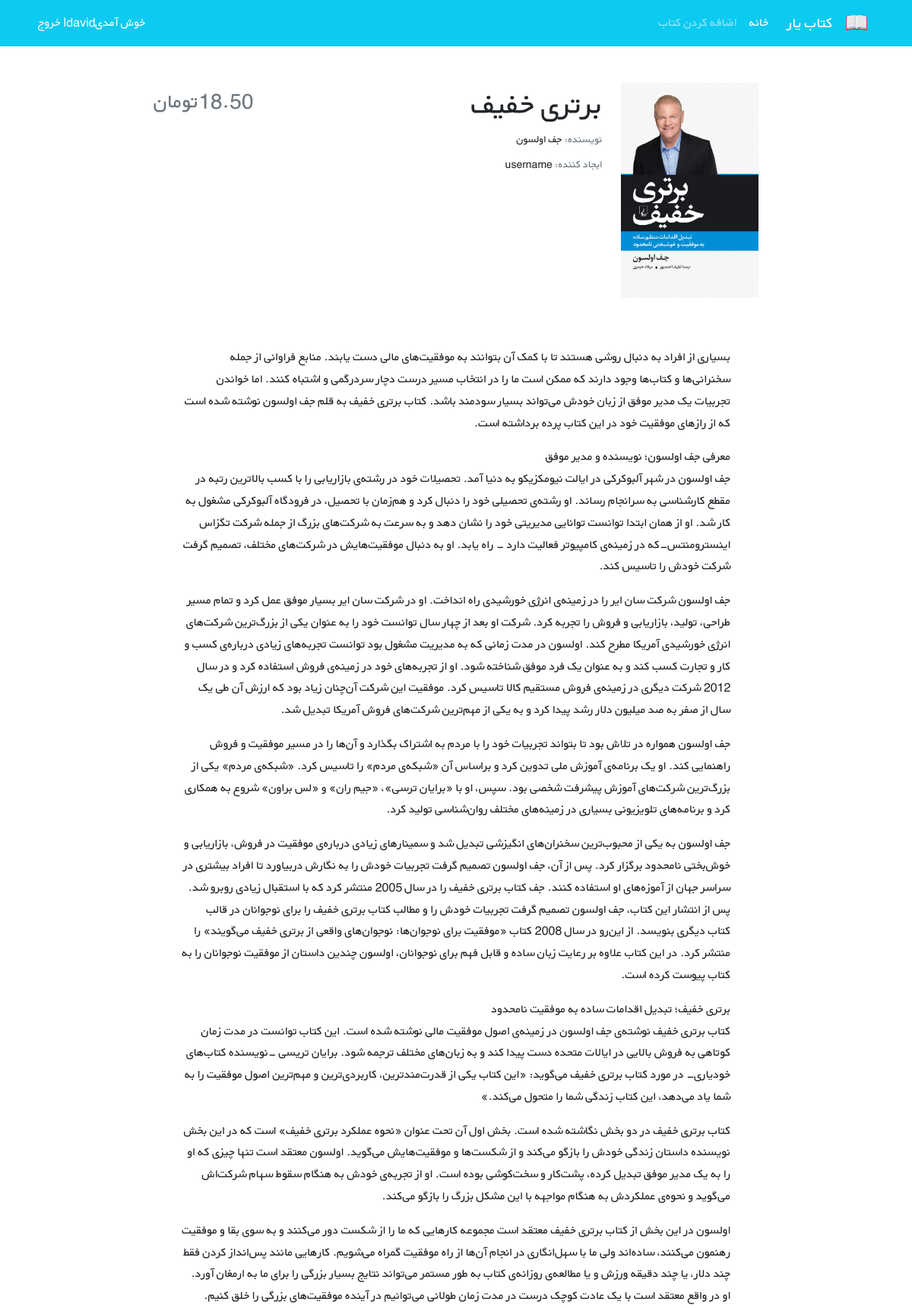
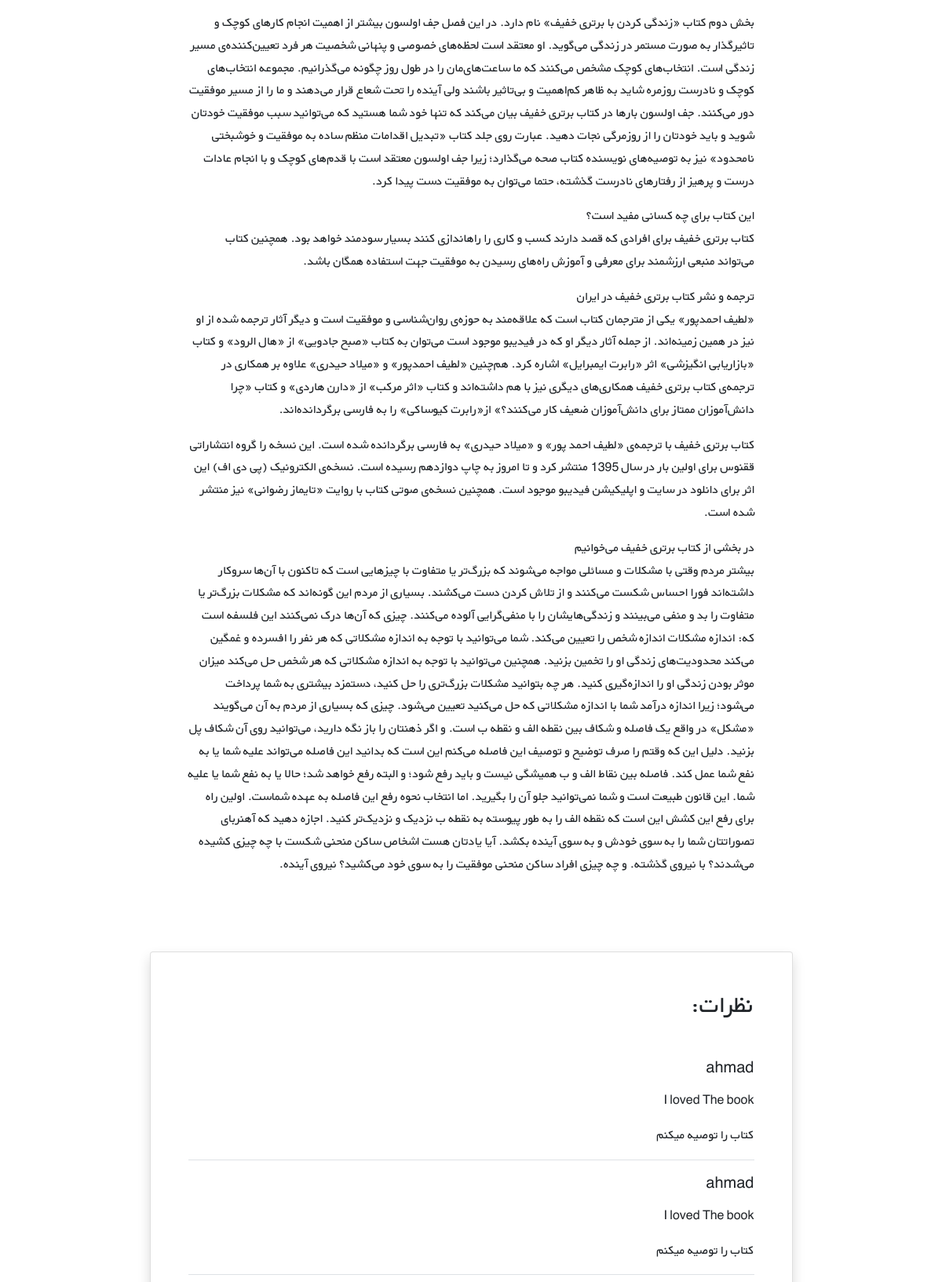
The app's page /books/5/ (signed in, upper part) with its own data (2 pictures, top to bottom).
### accounts/models.py (models this page shows)
class CustomUser(AbstractUser):
    age = models.PositiveIntegerField(null=True, blank=True)

### books/models.py (models this page shows, shortened)
class Book(models.Model):
    creator = models.ForeignKey(get_user_model(), on_delete=models.CASCADE)
    title = models.CharField(max_length=200)
    author = models.CharField(max_length=200)
    description = models.TextField()
    price = models.DecimalField(max_digits=5, decimal_places=2)  # Money -> DecimalField
    cover = models.ImageField(upload_to='covers/', blank=True)

class Comment(models.Model):
    user = models.ForeignKey(get_user_model(), on_delete=models.CASCADE)
    book = models.ForeignKey(Book, on_delete=models.CASCADE, related_name='comments')
    date_time_created = models.DateTimeField(auto_now_add=True)
    text = models.TextField()
    is_active = models.BooleanField(default=True)
    recommend = models.BooleanField(default=True)

### books/views.py (the view)
# urls.py: path('<int:pk>/', views.book_detail_view, name='book_detail'),
@login_required
def book_detail_view(request, pk):
    book = get_object_or_404(Book, pk=pk)
    book_comments = book.comments.all()
    if request.method == 'POST':
        comment_form = CommentForm(request.POST)
        if comment_form.is_valid():
            new_comment = comment_form.save(commit=False)
            new_comment.book = book
            new_comment.user = request.user
            new_comment.save()
            comment_form = CommentForm()
    else:
        comment_form = CommentForm()
    return render(request, 'books/book_detail.html', {
        'book': book,
        'comments': book_comments,
        'comment_form': comment_form
    })

### books/templates/books/book_detail.html (shortened to what this page needs)
{% extends '_base.html' %}
{% load crispy_forms_tags %}
{% block content %}
    <div class="container mt-5" dir="rtl">
        <div class="">
            <div class="">
                <div class="d-flex justify-content-center">
                    <div class="row w-sm-75 w-100">
                        <div class="col-xs-12 col-md-3 d-flex justify-content-center">
                            <div>
                                {% if book.cover %}
                                    <img src="{{ book.cover.url }}" class="img-fluid rounded-start" alt="...">
                                {% endif %}
                            </div>
                        </div>
                        <div class="col-xs-12 col-md-6 text-center text-md-end mt-md-1 mt-4">
                            <h1>{{ book.title }}</h1>
                            <h5 class="small my-1"><span class="text-muted">نویسنده: </span>{{ book.author }}</h5>
                            <h5 class="small my-1"><span
                                    class="text-muted">ایجاد کننده: </span>{{ book.creator.username }}
                            </h5>
                        </div>
                        <div class="col-xs-12 col-md-3 d-flex flex-column">
                            <h3 class="align-self-center pt-2 text-muted align-self-md-end">
                                {{ book.price }}تومان
                            </h3>
                        </div>
                    </div>
                </div>
                <div class="d-flex justify-content-center">
                    <div class="my-3 p-5 w-sm-75 w-100">
                        {{ book.description|linebreaks }}
                    </div>
                </div>
                <div class="d-flex justify-content-center">
                    <div class="card shadow my-3 p-5 w-sm-75 w-100">
                        <h2 class="mb-5">نظرات:</h2>
                        {% for comment in comments %}
                            {% if comment.is_active %}
                                <div class="border-bottom mb-3">
                                <h5 class="mb-3">{{ comment.user.username }}</h5>
                                <p>{{ comment.text|linebreaks }}</p>
                                {% if comment.recommend %}
                                    <p>کتاب را توصیه میکنم</p>
                                {% else %}
                                    <p>کتاب را توصیه نمی کنم</p>
                                {% endif %}
                            {% endif %}
                        </div>
                        {% endfor %}
                    </div>
                </div>
            </div>
        </div>
    </div>
{% endblock %}

### templates/_base.html (shortened to what this page needs)
{% load static %}
<!DOCTYPE HTML PUBLIC "-//W3C//DTD HTML 4.01//EN" "http://www.w3.org/TR/html4/strict.dtd">
<html lang="en">
<head>
    <link href="https://cdn.jsdelivr.net/npm/bootstrap@5.1.3/dist/css/bootstrap.min.css" rel="stylesheet"
>
    <link rel="stylesheet" href="{% static 'css/style.css' %}">
</head>
<body>
<nav class="navbar navbar-expand-lg navbar-dark bg-info" dir="rtl">
    <div class="container">
        <a class="navbar-brand" href="#">
            <img src="{% static 'icons/book.png' %}" alt="" height="30"
                 class="d-inline-block align-text-top">
        </a>
        <a class="navbar-brand mx-3" href="#">کتاب یار</a>
        <div class="collapse navbar-collapse" id="navbarNavAltMarkup">
            <div class="navbar-nav">
                <a class="nav-link active" aria-current="" href="{% url 'book_list' %}">خانه</a>
                <a class="nav-link" href="{% url 'book_creation' %}">اضافه کردن کتاب</a>
            </div>
        </div>
        <div class="mx-2 text-white">
            {% if user.is_authenticated %}
                خوش آمدی{{ user.username }}|
                <a class="link-light text-decoration-none" href="{% url 'logout' %}">خروج</a>
            {% else %}
                <a class="link-light text-decoration-none" href="{% url 'login' %}">ورود</a> |
                <a class="link-light text-decoration-none" href="{% url 'signup' %}">ثبت نام</a>
            {% endif %}
        </div>
    </div>
</nav>
<div class="container">
    {% block content %}
    {% endblock content %}
</body>
</html>

### static/css/style.css (style rules this page uses)
* { font-family: 'BYekan', sans-serif; line-height: 1.8rem; }
@media (min-width: 576px) { .w-sm-75 { width: 75%!important; } }

### records on screen
CustomUser: username "david"
Book: cover (picture), title "برتری خفیف", author "جف اولسون", creator.username "username", price "18.50", description "بسیاری از افراد به دنبال روشی هستند تا با کمک آن بتوانند به موفقیت‌های مالی دست یابند. منابع فراوانی از جمله سخنرانی‌ها و کتاب‌ها وجود دارند که ممکن است ما را در انتخاب مسیر درست دچار سردرگمی و اشتباه کنند. اما خواندن تجربیات یک مدیر موفق از زبان خودش می‌تواند بسیار سودمند باشد. کتاب برتری خفیف به قلم جف اولسون نوشته شده است که از رازهای موفقیت خود در این کتاب پرده برداشته است. معرفی جف اولسون؛ نویسنده و مدیر موفق جف اولسون در شهر آلبوکرکی در ایالت نیومکزیکو به دنیا آمد. تحصیلات خود در رشته‌ی بازاریابی را با کسب بالاترین رتبه در مقطع کارشناسی به سرانجام رساند. او رشته‌ی تحصیلی خود را دنبال کرد و هم‌زمان با تحصیل، در فرودگاه آلبوکرکی مشغول به کار شد. او از همان ابتدا توانست توانایی مدیریتی…"
Comment: user.username "ahmad", text "I loved The book", recommend "کتاب را توصیه میکنم"
Comment: user.username "ahmad", text "I loved The book", recommend "کتاب را توصیه میکنم"
